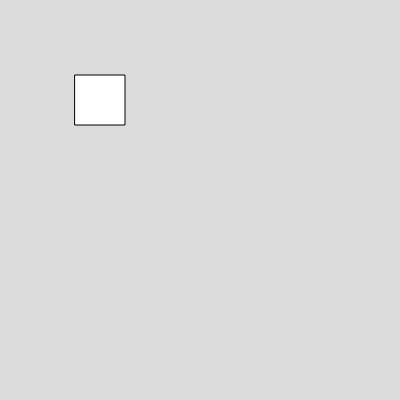
Frame 1 (no input)
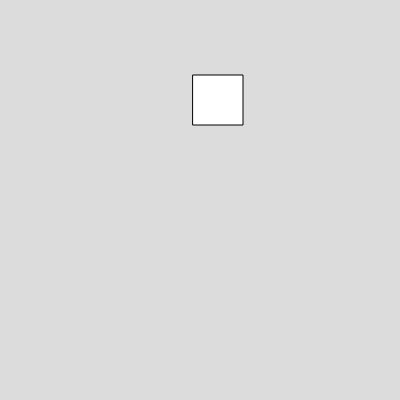
Frame 60 (no input)
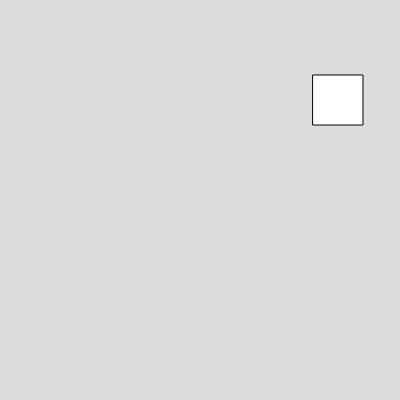
Frame 120 (the mouse pressed at the canvas centre since frame 60)

The p5.js sketch that drew these frames (run headless with seeded random() and noise() and a simulated clock; from frame 60 on, the mouse is pressed at the canvas centre):

// p5.js sketch
// ── sketch.js
var box1;

function setup() {
  createCanvas(400, 400);
  rectMode(CENTER);
  box1 = new Box(100,100,50,50,2);

  
}

function draw() {
  background(220);
  box1.show();
  box1.move();
  box1.bounce();
  
}
// ── box.js
class Box
  {
    constructor(x,y,w,h,vx)
    {
      this.x =x;
      this.y =y;
      this.w =w;
      this.h = h;
      this.vx = vx;
    }

    show()
  {
    rect(this.x,this.y,this.w,this.h)
  }
  
  move()
  {
    this.x = this.x+this.vx;
  }

   bounce()
  {
    if (this.x>=width || this.x<=0)
      {
        this.vx = -this.vx;
      }
  }
  
  }

  
  
 
